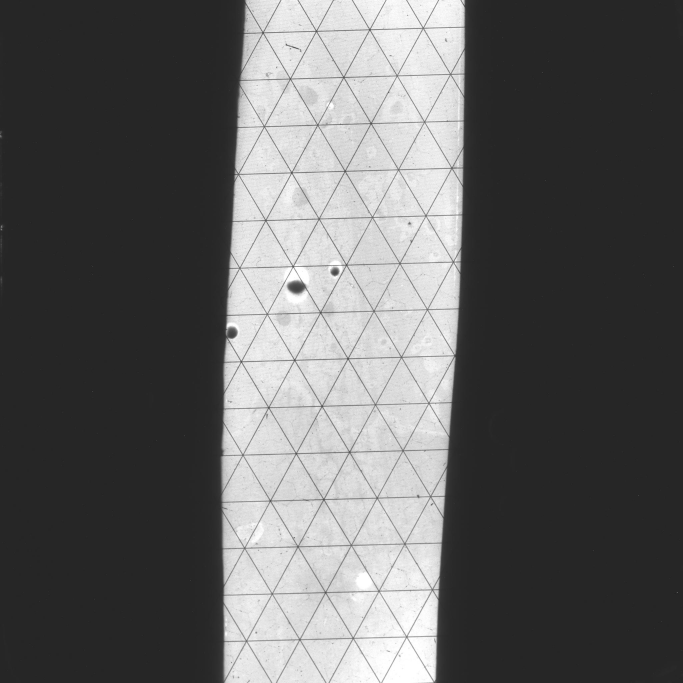
%> input picture test1.jpg, 2048 x 2048 px (shown at 1/3 size)
$ octave main.m   (GNU Octave 9; MATLAB toolbox functions it lacks are replaced by stand-ins)
%> lines starting %> are read from the running program, lines starting %| are printed output that depends on the picture
### hough_lines_acc.m
function [H,H1, theta, rho] = hough_lines_acc(BW, varargin)
    % Compute Hough accumulator array for finding lines.
    %
    % BW: Binary (black and white) image containing edge pixels
    % RhoResolution (optional): Difference between successive rho values, in pixels
    % Theta (optional): Vector of theta values to use, in degrees
    % Rows of H should correspond to values of rho, columns those of theta.

    p = inputParser();
    addParameter(p, 'RhoResolution', 1);
    %-100, -81, 20
    %20, 39, 20
    %-21,-40,20
    addParameter(p, 'Theta', linspace(-89, 90, 180));
    parse(p, varargin{:});

    rhoStep = p.Results.RhoResolution;
    theta = p.Results.Theta;

    dMax = sqrt((size(BW,1) - 1) ^ 2 + (size(BW,2) - 1) ^ 2);
    numRho = 2 * (ceil(dMax / rhoStep)) + 1;
    diagonal = rhoStep * ceil(dMax / rhoStep);% rho ranges from -diagonal to diagonal
    numTheta = length(theta);
    H = zeros(numRho, numTheta);
    H1 = zeros(numRho, numTheta);
    rho = -diagonal : diagonal;
    for i = 1 : size(BW,1)
        for j = 1 : size(BW,2)
            if (BW(i, j))
                for k = 1 : numTheta
                    temp = j * cos(theta(k) * pi / 180) + i * sin(theta(k) * pi / 180);
                    rowIndex = round((temp + diagonal) / rhoStep) + 1;
                    H(rowIndex, k) = H(rowIndex, k) + 1;
                end
            end
            for k1 = 1 : numTheta
                temp1 = j * cos(theta(k1) * pi / 180) + i * sin(theta(k1) * pi / 180);
                rowIndex1 = round((temp1 + diagonal) / rhoStep) + 1;
                if rowIndex1 < size(H1,1) && k1< rowIndex1 < size(H1,2)
                    H1(rowIndex1, k1) = H1(rowIndex1, k1) + 1;
                end
            end
        end
    end
end

### main.m
%% Load  image

A = imread('test1.jpg');
%> A is the input picture: size 2048x2048 uint8; min 4, max 255, mean 97.5
A = A(:,660:1330);
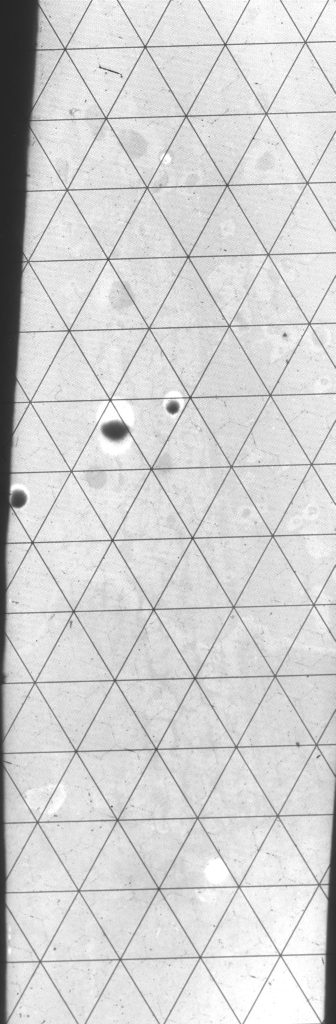
%> A: size 2048x671 uint8 (shown at 1/2 size); min 33, max 255, mean 209.8
img = A;  % already grayscale
%% Find edges
img = img(:,:,1);
figure();
subplot(121);
imshow(img);
title('Original Image');
gaussianFilter = fspecial('gaussian',20, 10);
img_filted = imfilter(img, gaussianFilter,'symmetric');
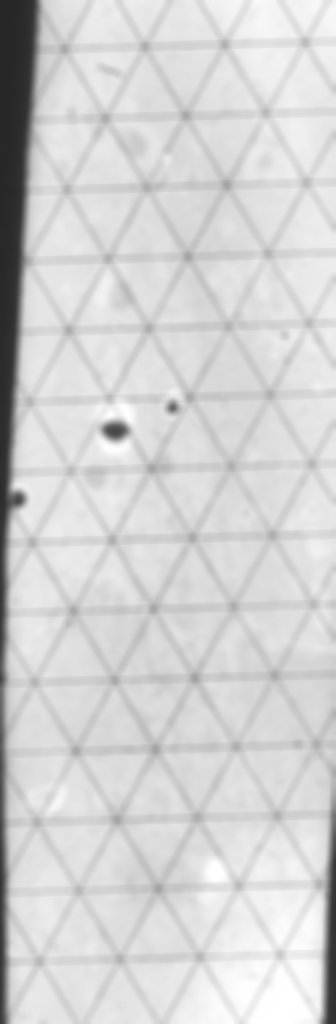
%> img_filted: size 2048x671 uint8 (shown at 1/2 size); min 38, max 255, mean 209.9
subplot(122);
imshow(img_filted);
title('Filted Image');
filted_edges = edge(img_filted, 'sobel');
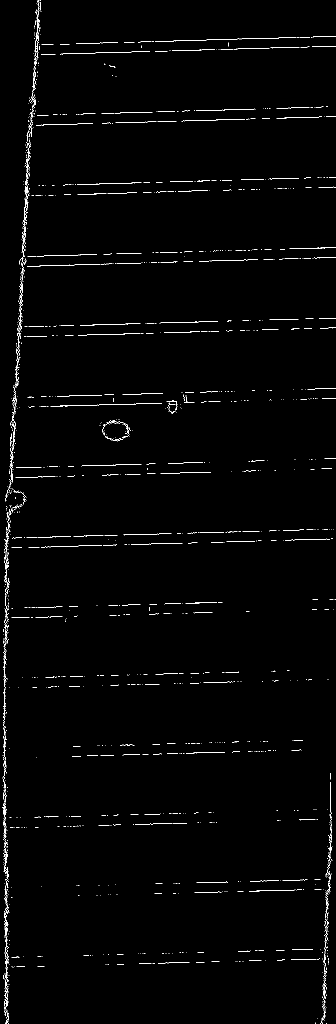
%> filted_edges: size 2048x671 logical (shown at 1/2 size); 1.2% white in thin lines or dots
figure();
subplot(121);
imshow(filted_edges);
title('Edges found in filted image');
img_edges = edge(double(img), 'sobel');
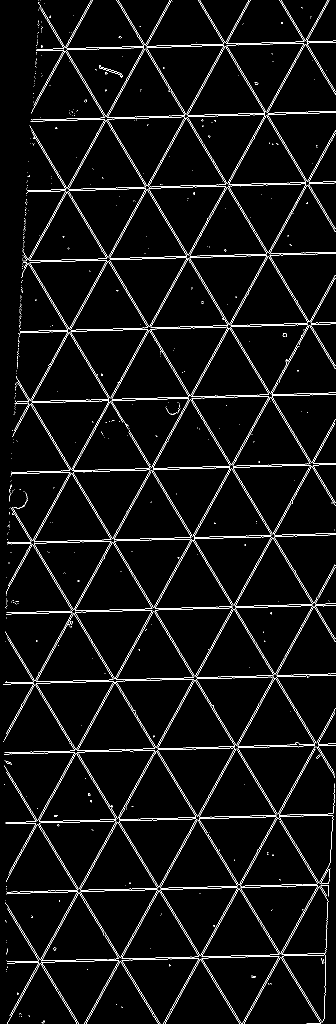
%> img_edges: size 2048x671 logical (shown at 1/2 size); 3.7% white in thin lines or dots
subplot(122);
imshow(img_edges);
title('Edges found in original image')
% Since the original image here does not have any noise,
% so it is not necessary to use Gaussian filter to decrease the noise
% first. And actually, using Gaussian filter first in this case will
% result in a worse edge image
% imwrite(img_filted, fullfile('output', 'ps1-3-a-1.png'));  % save as output/ps1-1-a-1.png
% imwrite(filted_edges, fullfile('output', 'ps1-3-b-1.png'));
% imwrite(img_edges, fullfile('output', 'ps1-3-b-2.png'));
%% Perform Hough Transform for lines


[H,H1, theta, rho] = hough_lines_acc(img_edges);
%> (the run ends here)
